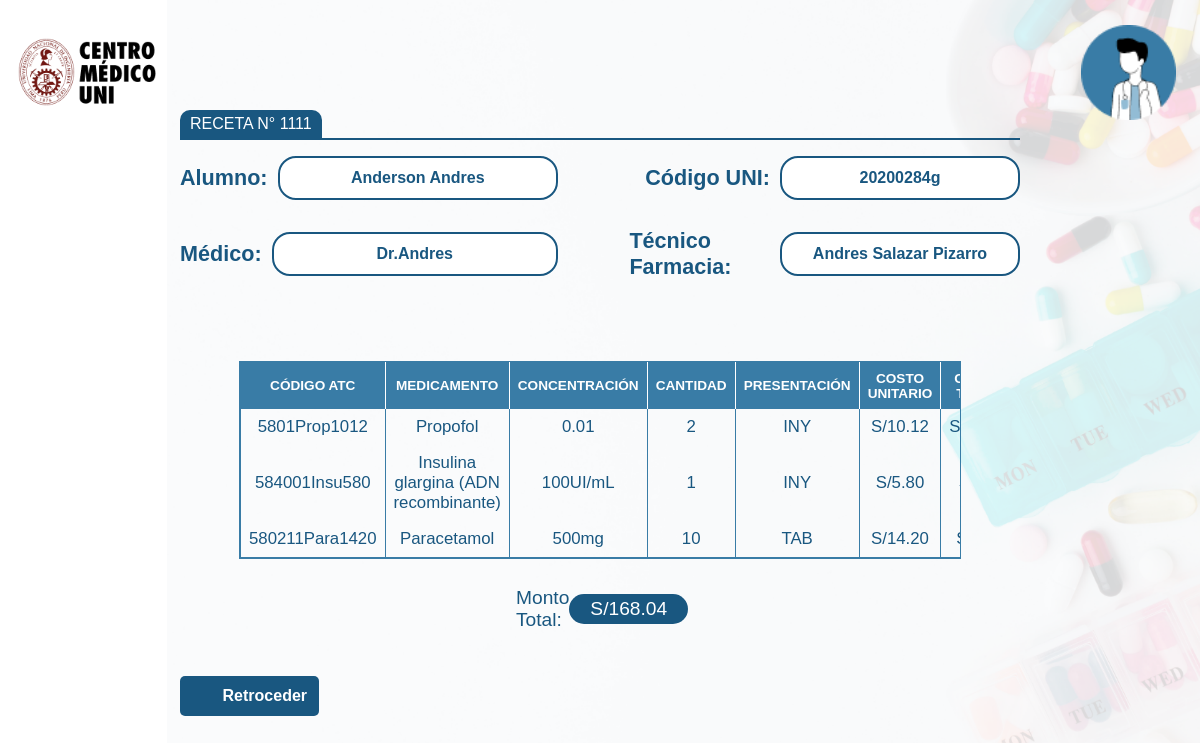
Screenshot of /pages/receta-id.php?id_receta=1111 (signed in) with the database file from the repository.
### tables this page shows
CREATE TABLE `receta` (
  `fichador_receta` varchar(150) NOT NULL,
  `fecha` date NOT NULL,
  `monto_total` varchar(20) NOT NULL,
  `dni_usuario` varchar(100) NOT NULL,
  `codigo_alumno` varchar(100) NOT NULL,
  `dni_medico` int NOT NULL,
  `periodo_academico` varchar(20) DEFAULT NULL,
  PRIMARY KEY (`fichador_receta`),
  KEY `dni_usuario` (`dni_usuario`),
  KEY `codigo_alumno` (`codigo_alumno`),
  KEY `dni_medico` (`dni_medico`),
  CONSTRAINT `receta_ibfk_1` FOREIGN KEY (`dni_usuario`) REFERENCES `usuario` (`dni_usuario`),
  CONSTRAINT `receta_ibfk_2` FOREIGN KEY (`codigo_alumno`) REFERENCES `alumno` (`codigo_alumno`),
  CONSTRAINT `receta_ibfk_3` FOREIGN KEY (`dni_medico`) REFERENCES `médico` (`dni_medico`)
);

CREATE TABLE `usuario` (
  `dni_usuario` varchar(100) NOT NULL,
  `nombre` varchar(100) NOT NULL,
  `usuario` varchar(100) NOT NULL,
  `contraseña` varchar(100) NOT NULL,
  `rol` varchar(100) NOT NULL,
  PRIMARY KEY (`dni_usuario`)
);

CREATE TABLE `medicamento_receta` (
  `cantidad` varchar(100) NOT NULL,
  `precio_total` varchar(100) NOT NULL,
  `fichador_receta` varchar(150) NOT NULL,
  `id_medicamento` varchar(100) NOT NULL,
  `id` int NOT NULL AUTO_INCREMENT,
  PRIMARY KEY (`id`),
  KEY `fichador_receta` (`fichador_receta`),
  KEY `id_medicamento` (`id_medicamento`),
  CONSTRAINT `medicamento_receta_ibfk_1` FOREIGN KEY (`fichador_receta`) REFERENCES `receta` (`fichador_receta`),
  CONSTRAINT `medicamento_receta_ibfk_2` FOREIGN KEY (`id_medicamento`) REFERENCES `medicamento` (`id_medicamento`)
);

CREATE TABLE `medicamento` (
  `id_medicamento` varchar(100) NOT NULL,
  `cantidad` varchar(100) NOT NULL,
  `precio_unitaario` varchar(100) NOT NULL,
  `fecha_vencimiento` varchar(100) NOT NULL,
  `codigo_siga` varchar(100) NOT NULL,
  `numero_lote` varchar(50) DEFAULT NULL,
  PRIMARY KEY (`id_medicamento`),
  KEY `codigo_siga` (`codigo_siga`),
  CONSTRAINT `medicamento_ibfk_1` FOREIGN KEY (`codigo_siga`) REFERENCES `petitorio` (`codigo_siga`)
);

CREATE TABLE `petitorio` (
  `codigo_siga` varchar(100) NOT NULL,
  `denomin_comun_internac_o_principio_activo` varchar(100) NOT NULL,
  `concentracion` varchar(100) NOT NULL,
  `forma_farmaceutica` varchar(100) NOT NULL,
  `minimo_stock` int DEFAULT NULL,
  PRIMARY KEY (`codigo_siga`)
);

### pages/receta-id.php (the view, shortened to what this page needs)
<?php
$db=conectarDB();
$id=mysqli_real_escape_string($db,$_GET['id_receta']);
$id=htmlspecialchars($id);
  $query = "SELECT fecha, codigo_alumno, dni_medico FROM `receta` WHERE fichador_receta='$id';";
  $ejecuta = mysqli_query($db, $query);
  $receta = mysqli_fetch_assoc($ejecuta);
  $codigo_alumno = $receta['codigo_alumno'];
  $dni_medico = $receta['dni_medico'];
  $query_alumno = "SELECT nombre_alumno FROM `alumno` WHERE codigo_alumno='$codigo_alumno';";
  $ejecuta_alumno = mysqli_query($db, $query_alumno);
  $alumno = mysqli_fetch_assoc($ejecuta_alumno);
  $nombre_alumno = $alumno['nombre_alumno'];
  $query_medico = "SELECT nombre FROM `médico` WHERE dni_medico='$dni_medico';";
  $ejecuta_medico = mysqli_query($db, $query_medico);
  $medico = mysqli_fetch_assoc($ejecuta_medico);
  $nombre_medico = $medico['nombre'];
  $tecnico="SELECT u.nombre FROM receta r INNER JOIN usuario u ON r.dni_usuario = u.dni_usuario WHERE r.fichador_receta=$id;";
  $ejecutaTecnico=mysqli_query($db,$tecnico);
  $resultadoTecnico=mysqli_fetch_assoc($ejecutaTecnico);
?>
<!DOCTYPE html>
<html lang="en">
<head>
    <link rel="stylesheet" href="../styles/inventario.css">
    <link rel="stylesheet" href="../styles/receta-id.css">
    <link href='https://unpkg.com/boxicons@2.1.4/css/boxicons.min.css' rel='stylesheet'>
    <link rel="stylesheet" href="../styles/contenedor-botones.css">
</head>
<body>
<div class="container">
            <div class="portada-container">
                <div class="logo-uni">
                    <img src="/img/logo-uni.png" alt="">
                </div>
                <div class="photo-user" id="photo-user">
                    <img src="/img/user.png" alt="">
                </div>
            </div>
                <div class="portada-providencial">
                    <div class="search-container-receta">
                        <div>
                            <span class="styled-span">RECETA N° <?php echo $id ?></span>
                        </div>
                        <div class="span-underline"></div>
                        <div class="search-receta">
                            <div class="left">
                                <div class="div-1">
                                <label for="search-type" class="search-text">Alumno:</label>
                                <input type="text" id="dato_texto_div1" value="<?php echo $nombre_alumno ?>" readonly>
                                </div>
                                <div class="div-1">
                                <label for="search-type" class="search-text">Médico:</label>
                                <input type="text" id="dato_texto_div1" value="<?php echo $nombre_medico; ?>" readonly>
                                </div>
                            </div>
                            <div class="right">
                                <div class="div-2">
                                <label for="search-input" class="search-text">Código UNI:</label>
                                <input type="text" id="dato_texto_div2" value="<?php echo $codigo_alumno; ?>" readonly>
                                </div>
                                <div class="div-2">
                                <label for="search-input" class="search-text">Técnico Farmacia:</label>
                                <input type="text" id="dato_texto_div2" value="<?php echo $resultadoTecnico['nombre'];?>" readonly>
                                </div>
                            </div>
                        </div>
                    </div>
                </div>
            <div class="tabla-container-receta">
                <table class="tabla" id='tabla'>
                <tr>
                    <th>CÓDIGO ATC</th>
                    <th>MEDICAMENTO</th>
                    <th>CONCENTRACIÓN</th>
                    <th>CANTIDAD</th>
                    <th>PRESENTACIÓN</th>
                    <th>COSTO UNITARIO</th>
                    <th>COSTO TOTAL</th>
                </tr>
                    <?php
                    $query="SELECT medicamento_receta.id_medicamento AS id_medicamento,medicamento_receta.cantidad AS cantidad_receta_cm, medicamento.*, petitorio.*
                    FROM medicamento_receta
                    JOIN medicamento ON medicamento_receta.id_medicamento = medicamento.id_medicamento
                    JOIN petitorio ON medicamento.codigo_siga = petitorio.codigo_siga WHERE medicamento_receta.fichador_receta='$id';";
                    $ejecuta=mysqli_query($db,$query);
                    $sumador = 0;
                    ?>
                    <?php while($producto=mysqli_fetch_assoc($ejecuta)):
                        $sumador=$producto['cantidad_receta_cm']*$producto['precio_unitaario']+$sumador;
                    ?>
                <tr>
                    <td><?php echo $producto['id_medicamento']?></td>
                    <td><?php echo $producto['denomin_comun_internac_o_principio_activo']?></td>
                    <td><?php echo $producto['concentracion']?></td>
                    <td><?php echo $producto['cantidad_receta_cm']?></dh>
                    <td><?php echo $producto['forma_farmaceutica']?></dh>
                    <td><?php echo "S/". $producto['precio_unitaario']?></td>
                    <td><?php echo "S/". $producto['cantidad_receta_cm']*$producto['precio_unitaario']?></td>
                </tr>
                    <?php endwhile; ?>
                </table>
            </div>
            <div class="monto-total">
                <p>Monto Total:</p>
                <span><p class="parrafo"><?php echo "S/".$sumador?></p></span>
            </div>
            <div class="salir-receta">
                <a href="./recetas-vista.php"><i class='bx bxs-left-arrow'></i>Retroceder</a>
            </div>
        </div>
</body>
</html>

### styles/inventario.css (style rules this page uses)
* { margin: 0; padding: 0; font-family: "Poppins", sans-serif; }
body { background: url("/img/fondo-stock.png") no-repeat right center fixed; background-size: contain; }
.container { display: flex; justify-content: space-between; align-items: center; height: 100vh; flex-direction: column; position: relative; }
.portada-container { width: 100%; display: flex; justify-content: space-between; align-items: center; position: absolute; top: 4%; height: 10%; }
.bx { font-family: "Poppins", sans-serif; }
.logo-uni { display: flex; align-items: center; }
.logo-uni img { width: 75%; height: 16%; padding-left: 10%; }
.photo-user { display: flex; justify-content: end; align-items: flex-end; flex-direction: column; }
.photo-user img { width: 100%; height: 16%; padding-right: 3vh; }
table { width: 100%; border-collapse: collapse; border: 1px solid rgb(57, 124, 166); }
table tr { margin: 5px 0; }
th, td { padding: 8px; text-align: center; width: 10%; }
th { background-color: rgb(57, 124, 166); color: white; border-right: 1px solid white; border-left: 1px solid white; font-size: 1.7vh; position: sticky; top: -1px; z-index: 1; }
tr { margin: 0 5px; }
td { border-right: 1px solid rgb(57, 124, 166); border-left: 1px solid rgb(57, 124, 166); width: 10%; font-size: 2.1vh; color: #195780; }
th:first-child, td:first-child { border-left: 1px solid rgb(57, 124, 166); }
th:last-child, td:last-child { border-right: none; }
.search-text { color: #195780; font-weight: bold; font-size: 2.7vh; }
.portada-providencial { display: flex; flex-direction: column; width: 70%; align-items: center; justify-content: space-between; height: 31%; margin-top: 7%; }
.styled-span { background-color: #195780; color: white; padding: 5px 10px; border-top-left-radius: 10px; border-top-right-radius: 10px; display: inline-block; }
.span-underline { border-bottom: 2px solid #195780; width: 100%; }

### styles/receta-id.css (style rules this page uses)
.search-container-receta { display: flex; justify-content: space-between; width: 100%; flex-direction: column; margin-bottom: 20px; flex-wrap: wrap; flex-direction: column; }
.search-receta { display: flex; justify-content: space-between; width: 100%; margin-bottom: 20px; flex-wrap: wrap; }
.search-container-receta .left, .search-container-receta .right { display: flex; align-items: center; flex: 1; min-width: 200px; }
.search-container-receta .left { justify-content: space-around; width: 36%; height: 19vh; display: flex; flex-direction: column; align-items: baseline; }
.search-container-receta .right { justify-content: space-around; width: 36%; height: 19vh; display: flex; align-items: flex-end; flex-direction: column; flex-wrap: nowrap; }
.div-1 { display: flex; align-items: center; width: 90%; justify-content: space-between; }
.div-2 input { text-align: center; }
.div-2 { display: flex; width: 93%; align-items: center; justify-content: end; }
#dato_texto_div1 { padding-right: 19px; width: 49vh; margin: 7px 0; margin-left: 10px; height: 5vh; border-radius: 18px; border: 2px solid #195780; padding-inline: 10px; color: #195780; font-size: 2vh; font-weight: bold; text-align: center; }
#dato_texto_div2 { padding-right: 19px; width: 27vh; margin: 7px 0; margin-left: 10px; height: 5vh; border-radius: 18px; border: 2px solid #195780; padding-inline: 10px; color: #195780; font-size: 2vh; font-weight: bold; }
.tabla-container-receta { max-height: 500px; overflow-y: auto; border: 1px solid rgb(57, 124, 166); overflow-x: hidden; width: 60%; }
.salir-receta { display: flex; align-items: center; justify-content: start; margin-top: 2vh; margin-bottom: 7%; width: 70%; }
.salir-receta a { background-color: rgb(25, 87, 128); color: white; border: none; display: flex; align-items: center; text-decoration: none; padding: 10px 12px; border-radius: 5px; cursor: pointer; transition: background-color 0.3s ease; font-weight: 700; font-size: 2vh; }
.salir-receta i { margin-right: 15px; font-size: 20px; }
.monto-total { display: flex; align-items: center; justify-content: space-between; width: 14%; }
.monto-total p { color: #195780; font-size: 2.4vh; font-weight: 400; }
.monto-total span p { color: #ffffff; }

### styles/contenedor-botones.css (style rules this page uses)
.parrafo { background-color: rgb(25, 87, 128); color: #fff; padding: 4px 21px; border-radius: 20px; }

### rows the page displays
médico: nombre "Dr.Andres"
receta: codigo_alumno "20200284g"
usuario: nombre "Andres Salazar Pizarro"
medicamento_receta: id_medicamento.id_medicamento "5801Prop1012", petitorio.denomin_comun_internac_o_principio_activo "Propofol", petitorio.concentracion "0.01", cantidad "2", petitorio.forma_farmaceutica "INY", id_medicamento.precio_unitaario "10.12"
medicamento_receta: id_medicamento.id_medicamento "584001Insu580", petitorio.denomin_comun_internac_o_principio_activo "Insulina glargina (ADN recombinante)", petitorio.concentracion "100UI/mL", cantidad "1", petitorio.forma_farmaceutica "INY", id_medicamento.precio_unitaario "5.80"
medicamento_receta: id_medicamento.id_medicamento "580211Para1420", petitorio.denomin_comun_internac_o_principio_activo "Paracetamol", petitorio.concentracion "500mg", cantidad "10", petitorio.forma_farmaceutica "TAB", id_medicamento.precio_unitaario "14.20"

### other values shown
$id "1111"
$sumador "168.04"
